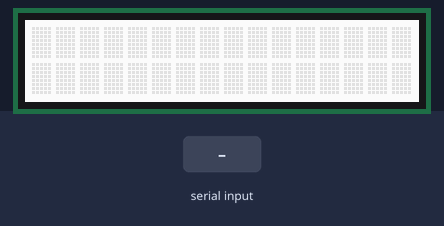
Bench run of a sketch on a simulated Arduino Uno, built with avr-gcc and run on an emulated ATmega328P. On the bench: 16×2 character LCD. The test bench sets the inputs (shaded band). What the sketch prints to the serial monitor is not drawn.

Above: at 1.2 s.
1.3 s: "1" received over Serial
At 2.3 s:
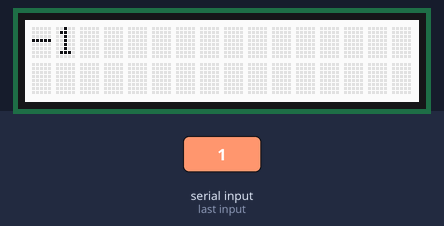
2.8 s: "0" received over Serial
At 3.4 s:
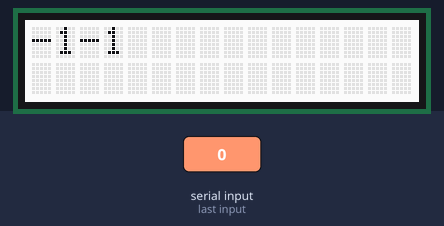
4.3 s: "2" received over Serial
At 5.7 s:
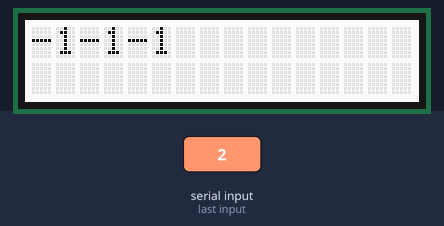
Timing chart, 0 to 7.3 s (numbered marks = the images above; inputs shaded):
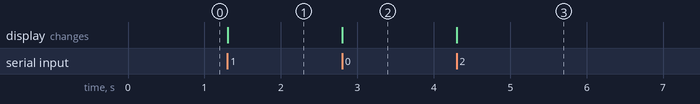

The sketch:

sketch_mar14a.ino
```cpp
#include <Wire.h>
#include <rgb_lcd.h>

rgb_lcd lcd;

void setup() {
  Serial.begin(115200);  //initial the Serial
  lcd.begin(16, 2);
}

void loop() {

  const int colorR = 204;
  const int colorG = 0;
  const int colorB = 204;

  lcd.display();

  if (Serial.available())  {
    Serial.write(Serial.read());
    lcd.print(Serial.read());
    Serial.println();
  }
}
```

Measured:
- after the input at 1.3 s, the display: changes at once (image 1)
- after the input at 2.8 s, the display: changes at once (image 2)
- after the input at 4.3 s, the display: changes at once (image 3)
